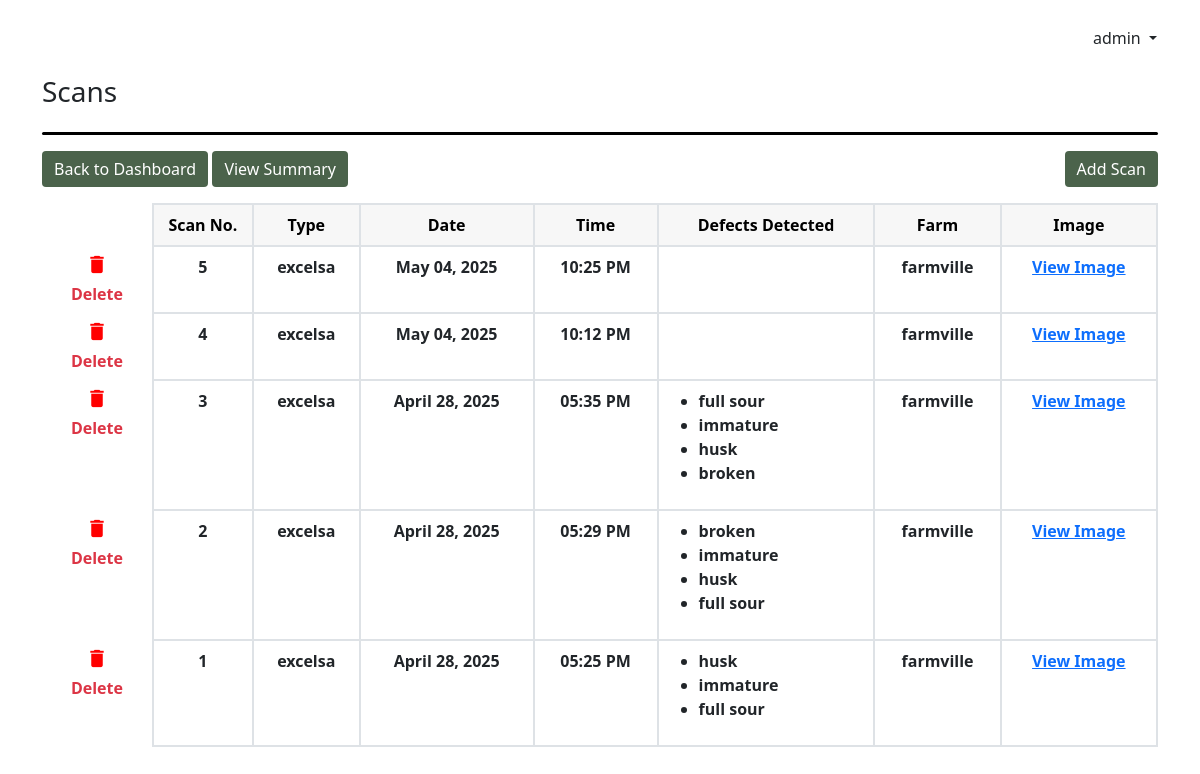
Screenshot of /dashboard/view/45/session1/ (signed in) with the database file from the repository.
### apps/dashboard/models.py (models this page shows, shortened)
class DefectsDetected(models.Model):
    id = models.AutoField(primary_key=True)
    scan_number = models.IntegerField(null=False)
    date_scanned = models.DateTimeField(default=now)
    defects_detected = models.JSONField(max_length=50)
    scanned_image = models.CharField(max_length=255)
    scanned_image2 = models.CharField(max_length=255, null=True)
    batch = models.ForeignKey(BatchSession, on_delete=models.CASCADE)

class BatchSession(models.Model):
    batch_id = models.AutoField(primary_key=True)
    title = models.CharField(max_length=255, null=False)
    date_created = models.DateTimeField(default=now)
    bean_type = models.CharField(max_length=50)
    farm = models.CharField(max_length=255)
    user = models.ForeignKey(User, on_delete=models.CASCADE)

### apps/dashboard/views.py (the view)
# urls.py: path('dashboard/view/<int:batch_id>/<str:title>/', views.ScanListView.as_view(), name="view_scans"),
class ScanListView(LoginRequiredMixin, ListView):
    model = DefectsDetected
    template_name = "dashboard/scans_view.html"
    paginate_by = 5
    def get_context_data(self, **kwargs):
        context = super().get_context_data(**kwargs)
        batchSession = BatchSession.objects.get(batch_id=self.kwargs["batch_id"])
        context["objects"] = batchSession
        page_obj = context['page_obj']
        paginator = page_obj.paginator
        start_index = max(1, page_obj.number - 2)
        end_index = min(paginator.num_pages + 1, page_obj.number + 3)
        context['page_range'] = range(start_index, end_index)
        return context
    def get_queryset(self):
        all_defects = DefectsDetected.objects.filter(batch_id=self.kwargs["batch_id"]).order_by("-scan_number")
        self.queryset = all_defects
        return super().get_queryset()

### apps/dashboard/templates/dashboard/scans_view.html (shortened to what this page needs)
{% extends "layout.html" %}
{% load static %}
{% block head_content %}
<div class="d-inline-flex align-items-end gap-3">
  <h3>Scans</h3>
</div>
<div class="my-3"
  style="
    width: 100%;
    height: 3px;
    background-color: black;
    border-radius: 20px;
  "></div>
{% endblock head_content %}
{% block content %}
<div class="container-fluid m-0 p-0">
  <div class="d-flex justify-content-between">
    <div>
        <a href=" {% url "dashboard" %} " class="text-decoration-none">
        <button class="btn btn-success mb-3">Back to Dashboard</button>
      </a>
      <a href="{% url 'view_summary' objects.batch_id objects.title %}"
        class="text-decoration-none">
        <button class="btn btn-success mb-3">View Summary</button>
      </a>
    </div>
    <a href="{% url "scan_option" objects.batch_id objects.title %}"
      class="text-decoration-none">
      <button class="btn btn-success mb-3">Add Scan</button>
    </a>
  </div>
  <div class="overflow-auto">
    <table
      class="table flex-wrap text-wrap custom-bordered table-data text-center ">
      <thead>
        <tr class="text-black">
          <th scope="col"></th>
          <th scope="col" style="width: 100px">Scan No.</th>
          <th scope="col">Type</th>
          <th scope="col">Date</th>
          <th scope="col">Time</th>
          <th scope="col" style="min-width: 150px">Defects Detected</th>
          <th scope="col">Farm</th>
          <th scope="col">Image</th>
        </tr>
      </thead>
      <tbody style="border-top: 0" id="scan_body_container">
        {% for defect in object_list %}
        <tr class="" id="scan_number_{{ defect.id }}">
          <td class="text-center p-0">
            <div
              class="btn button-show"
              type="button"
              data-bs-toggle="modal"
              data-bs-target="#modal"
              id="liveToastBtn"
              hx-get="{% url 'delete_view_scans' defect.id %}"
              hx-swap="innerHTML"
              hx-target="#swapelement"
              >
              <i class="material-icons" style="font-size: 23px; color: red"
                >delete</i
              >
              <div class="text-danger fw-bold">Delete</div>
            </div>
          </td>
          <td>{{ defect.scan_number}}</td>
          <td>{{ defect.batch.bean_type }}</td>
          <td>{{ defect.date_scanned|date:"F d, Y " }}</td>
          <td>{{ defect.date_scanned|date:"h:i A" }}</td>
          <td>
            <ul class="text-start">
              {% for each_defects_detected in defect.defects_detected %}
              <li>
                {% if each_defects_detected == "none" %}
                No defects detected
                {% else%}
                {{ each_defects_detected }}
                {% endif %}
              </li>
              {% endfor %}
            </ul>
          </td>
          <td>{{ defect.batch.farm }}</td>
          <td>
            <a
              target="_blank"
              href="{% static 'final_detected_images/' %}{{ defect.scanned_image }}"
              >View Image</a
            >
          </td>
        </tr>
        {% endfor %}
      </tbody>
    </table>
  </div>
</div>
{% endblock content %}

### apps/templates/layout.html (shortened to what this page needs)
{% load static %}
<!DOCTYPE html>
<html lang="en">
  <head>
    <link href="https://cdn.jsdelivr.net/npm/bootstrap@5.1.3/dist/css/bootstrap.min.css" rel="stylesheet" />
    <link href="{% static 'style.css' %}?v={{ current_time }}" rel="stylesheet"/>
  </head>
  <body>
    <div class="container-md mb-3">
      <div>
        <div class="title row flex-column-reverse flex-sm-row m-0">
          <h3 class="col my-4 p-0">
          </h3>
          <div class="col col-sm-3 my-4 col-md-3 text-sm-center text-md-end p-0">
            <div
              class="dropdown-toggle btn p-0"
              data-bs-toggle="dropdown"
              aria-expanded="false">
              {{ request.user.first_name }} {{ request.user.last_name }}
            </div>
          </div>
        </div>
        {% block head_content %} {% endblock head_content %}
      </div>
      {% block content %} {% endblock content %}
    </div>
  </body>
</html>

### static/style.css (style rules this page uses)
:root { --main-green-theme: rgb(75, 99, 75); }
.title > h3 { font-size: 2em; font-family: "Oswald", sans-serif; font-optical-sizing: auto; font-style: normal; color: rgb(75, 99, 75); }
.btn-success { background-color: var(--main-green-theme); border: none; }
thead { color: grey; }
.table-data th, .table-summary th { background-color: rgba(128, 128, 128, 0.062); vertical-align: middle; }
.table-data th:first-child { background-color: transparent; }
.table-data td { font-weight: 600; }
table.custom-bordered td, table.custom-bordered th, table.table-summary td, table.table-summary th { border: 2px solid #dee2e6; }
table.custom-bordered th:first-child, table.custom-bordered td:first-child { border: none; }
@media screen and (min-width: 576px) { .title > h3 { font-size: 3em; } }
@media screen and (min-width: 768px) { .title > h3 { font-size: 4em; } }

### rows the page displays
DefectsDetected: scan_number "5", batch.bean_type "excelsa", date_scanned "May 04, 2025", date_scanned "10:25 PM", batch.farm "farmville"
DefectsDetected: scan_number "4", batch.bean_type "excelsa", date_scanned "May 04, 2025", date_scanned "10:12 PM", batch.farm "farmville"
DefectsDetected: scan_number "3", batch.bean_type "excelsa", date_scanned "April 28, 2025", date_scanned "05:35 PM", defects_detected "full sour" "immature" "husk" "broken", batch.farm "farmville"
DefectsDetected: scan_number "2", batch.bean_type "excelsa", date_scanned "April 28, 2025", date_scanned "05:29 PM", defects_detected "broken" "immature" "husk" "full sour", batch.farm "farmville"
DefectsDetected: scan_number "1", batch.bean_type "excelsa", date_scanned "April 28, 2025", date_scanned "05:25 PM", defects_detected "husk" "immature" "full sour", batch.farm "farmville"

### other values shown
{{ request.user.first_name }} "admin"
